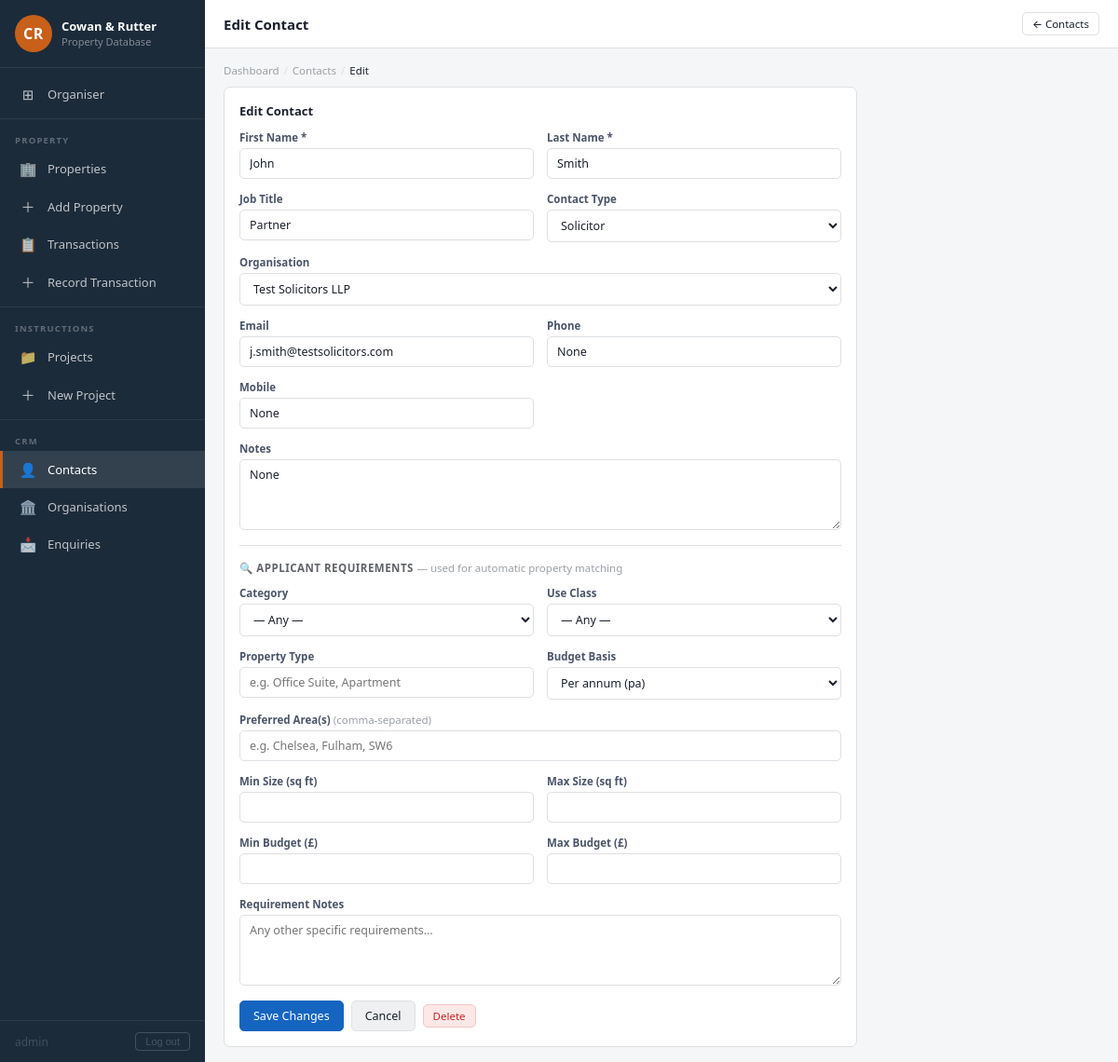
Screenshot of /contacts/1/edit (signed in) with the database file from the repository.
### app.py (models this page shows, shortened)
class User(UserMixin, db.Model):
    __tablename__ = 'users'
    id            = db.Column(db.Integer, primary_key=True)
    username      = db.Column(db.String(80), unique=True, nullable=False)
    password_hash = db.Column(db.String(255), nullable=False)

class Contact(db.Model):
    __tablename__ = 'contacts'
    id = db.Column(db.Integer, primary_key=True)
    first_name = db.Column(db.String(100), nullable=False)
    last_name = db.Column(db.String(100), nullable=False)
    job_title = db.Column(db.String(100))
    organisation_id = db.Column(db.Integer, db.ForeignKey('organisations.id'), nullable=True)
    phone = db.Column(db.String(50))
    mobile = db.Column(db.String(50))
    email = db.Column(db.String(120))
    contact_type = db.Column(db.String(50))
    notes        = db.Column(db.Text)
    created_at   = db.Column(db.DateTime, default=datetime.utcnow)
    req_category      = db.Column(db.String(20))   # commercial / residential
    req_property_type = db.Column(db.String(100))  # e.g. Office Suite, Apartment
    req_use_class     = db.Column(db.String(30))   # office / retail / industrial
    req_area          = db.Column(db.String(200))  # preferred area(s), comma separated
    req_size_min      = db.Column(db.Float)
    req_size_max      = db.Column(db.Float)
    req_budget_min    = db.Column(db.Float)
    req_budget_max    = db.Column(db.Float)
    req_budget_unit   = db.Column(db.String(10))   # pa / pcm / sale
    req_notes         = db.Column(db.Text)

### app.py (the view, shortened to what this page needs)
@app.route('/contacts/<int:id>/edit', methods=['GET', 'POST'])
def contact_edit(id):
    contact = Contact.query.get_or_404(id)
    organisations = Organisation.query.order_by(Organisation.name).all()
    return render_template('crm/contact_form.html', contact=contact, organisations=organisations)

### app.py (called while the page is built)
@login_manager.user_loader
def load_user(user_id):
    return User.query.get(int(user_id))

@app.before_request
def require_login():
    if request.endpoint in _PUBLIC_ENDPOINTS:
        return
    if not current_user.is_authenticated:
        return redirect(url_for('login', next=request.url))

### templates/crm/contact_form.html (shortened to what this page needs)
{% extends "base.html" %}
{% block topbar_title %}{{ 'Edit Contact' if contact else 'Add Contact' }}{% endblock %}
{% block topbar_actions %}
  <a href="{{ url_for('contacts_list') }}" class="btn btn-outline btn-sm">← Contacts</a>
{% endblock %}
{% block content %}
<div class="breadcrumb">
  <a href="{{ url_for('dashboard') }}">Dashboard</a>
  <span class="sep">/</span>
  <a href="{{ url_for('contacts_list') }}">Contacts</a>
  <span class="sep">/</span>
  <span class="current">{{ 'Edit' if contact else 'New' }}</span>
</div>
<div class="card" style="max-width:680px">
  <div class="card-header">
    <div class="card-title">{{ 'Edit Contact' if contact else 'New Contact' }}</div>
  </div>
  <form method="post">
    <div class="form-grid" style="margin-bottom:16px">
      <div class="form-group">
        <label for="first_name">First Name *</label>
        <input type="text" id="first_name" name="first_name" required
               value="{{ contact.first_name if contact else '' }}">
      </div>
      <div class="form-group">
        <label for="last_name">Last Name *</label>
        <input type="text" id="last_name" name="last_name" required
               value="{{ contact.last_name if contact else '' }}">
      </div>
      <div class="form-group">
        <label for="job_title">Job Title</label>
        <input type="text" id="job_title" name="job_title"
               value="{{ contact.job_title if contact else '' }}"
               placeholder="e.g. Director">
      </div>
      <div class="form-group">
        <label for="contact_type">Contact Type</label>
        <select id="contact_type" name="contact_type">
          {% for t in ['Prospective Tenant','Prospective Buyer','Prospect','Client','Landlord','Tenant','Agent','Solicitor','Developer','Investor','Surveyor','Other'] %}
          <option value="{{ t }}" {{ 'selected' if contact and contact.contact_type == t else '' }}>{{ t }}</option>
          {% endfor %}
        </select>
      </div>
      <div class="form-group span-2">
        <label for="organisation_id">Organisation</label>
        <select id="organisation_id" name="organisation_id">
          {% for o in organisations %}
          <option value="{{ o.id }}" {{ 'selected' if contact and contact.organisation_id == o.id else '' }}>{{ o.name }}</option>
          {% endfor %}
        </select>
      </div>
      <div class="form-group">
        <label for="email">Email</label>
        <input type="text" id="email" name="email"
               value="{{ contact.email if contact else '' }}"
               placeholder="email@example.com">
      </div>
      <div class="form-group">
        <label for="phone">Phone</label>
        <input type="text" id="phone" name="phone"
               value="{{ contact.phone if contact else '' }}"
               placeholder="Direct line">
      </div>
      <div class="form-group">
        <label for="mobile">Mobile</label>
        <input type="text" id="mobile" name="mobile"
               value="{{ contact.mobile if contact else '' }}"
               placeholder="Mobile number">
      </div>
      <div class="form-group span-2">
        <label for="notes">Notes</label>
        <textarea id="notes" name="notes" rows="3">{{ contact.notes if contact else '' }}</textarea>
      </div>
    </div>
    <hr class="divider">
    <div style="font-size:11.5px;font-weight:700;text-transform:uppercase;letter-spacing:.5px;color:#5f6368;margin-bottom:12px">
      🔍 Applicant Requirements <span style="font-weight:400;text-transform:none;letter-spacing:0;color:#9aa0a6">— used for automatic property matching</span>
    </div>
    <div class="form-grid" style="margin-bottom:16px">
      <div class="form-group">
        <label for="req_category">Category</label>
        <select id="req_category" name="req_category">
          <option value="">— Any —</option>
        </select>
      </div>
      <div class="form-group">
        <label for="req_use_class">Use Class</label>
        <select id="req_use_class" name="req_use_class">
          <option value="">— Any —</option>
        </select>
      </div>
      <div class="form-group">
        <label for="req_property_type">Property Type</label>
        <input type="text" id="req_property_type" name="req_property_type"
               value="{{ contact.req_property_type if contact and contact.req_property_type else '' }}"
               placeholder="e.g. Office Suite, Apartment">
      </div>
      <div class="form-group">
        <label for="req_budget_unit">Budget Basis</label>
        <select id="req_budget_unit" name="req_budget_unit">
          <option value="pa"   {{ 'selected' if contact and contact.req_budget_unit == 'pa' else '' }}>Per annum (pa)</option>
        </select>
      </div>
      <div class="form-group span-2">
        <label for="req_area">Preferred Area(s) <span style="font-weight:400;color:#9aa0a6">(comma-separated)</span></label>
        <input type="text" id="req_area" name="req_area"
               value="{{ contact.req_area if contact and contact.req_area else '' }}"
               placeholder="e.g. Chelsea, Fulham, SW6">
      </div>
      <div class="form-group">
        <label for="req_size_min">Min Size (sq ft)</label>
        <input type="number" id="req_size_min" name="req_size_min" min="0"
               value="{{ contact.req_size_min | int if contact and contact.req_size_min else '' }}">
      </div>
      <div class="form-group">
        <label for="req_size_max">Max Size (sq ft)</label>
        <input type="number" id="req_size_max" name="req_size_max" min="0"
               value="{{ contact.req_size_max | int if contact and contact.req_size_max else '' }}">
      </div>
      <div class="form-group">
        <label for="req_budget_min">Min Budget (£)</label>
        <input type="number" id="req_budget_min" name="req_budget_min" min="0"
               value="{{ contact.req_budget_min | int if contact and contact.req_budget_min else '' }}">
      </div>
      <div class="form-group">
        <label for="req_budget_max">Max Budget (£)</label>
        <input type="number" id="req_budget_max" name="req_budget_max" min="0"
               value="{{ contact.req_budget_max | int if contact and contact.req_budget_max else '' }}">
      </div>
      <div class="form-group span-2">
        <label for="req_notes">Requirement Notes</label>
        <textarea id="req_notes" name="req_notes" rows="2"
                  placeholder="Any other specific requirements…">{{ contact.req_notes if contact and contact.req_notes else '' }}</textarea>
      </div>
    </div>
    <div class="form-actions">
      <button type="submit" class="btn btn-primary">{{ 'Save Changes' if contact else 'Add Contact' }}</button>
      {% if contact %}
        <a href="{{ url_for('contact_detail', id=contact.id) }}" class="btn btn-secondary">Cancel</a>
        <form method="post" action="{{ url_for('contact_delete', id=contact.id) }}" class="confirm-delete" style="margin-left:auto">
          <button type="submit" class="btn btn-danger btn-sm">Delete</button>
        </form>
      {% else %}
        <a href="{{ url_for('contacts_list') }}" class="btn btn-secondary">Cancel</a>
      {% endif %}
    </div>
  </form>
</div>
{% endblock %}

### templates/base.html (shortened to what this page needs)
<!DOCTYPE html>
<html lang="en">
<head>
  <link rel="stylesheet" href="{{ url_for('static', filename='css/style.css') }}">
</head>
<body>
<div class="shell">
  <nav class="sidebar">
    <div class="sidebar-profile">
      <div class="sidebar-avatar">CR</div>
      <div class="sidebar-profile-info">
        <h2>Cowan &amp; Rutter</h2>
        <p>Property Database</p>
      </div>
    </div>
    <div class="sidebar-nav">
      <a href="{{ url_for('dashboard') }}" class="{{ 'active' if request.endpoint == 'dashboard' else '' }}">
        <span class="nav-icon">⊞</span> Organiser
      </a>
      <div class="nav-divider"></div>
      <div class="nav-section-label">Property</div>
      <a href="{{ url_for('properties_list') }}" class="{{ 'active' if 'propert' in request.endpoint and request.endpoint != 'property_new' else '' }}">
        <span class="nav-icon">🏢</span> Properties
      </a>
      <a href="{{ url_for('property_new') }}" class="{{ 'active' if request.endpoint == 'property_new' else '' }}">
        <span class="nav-icon">＋</span> Add Property
      </a>
      <a href="{{ url_for('transactions_list') }}" class="{{ 'active' if 'transaction' in request.endpoint and request.endpoint != 'transaction_new' else '' }}">
        <span class="nav-icon">📋</span> Transactions
      </a>
      <a href="{{ url_for('transaction_new') }}" class="{{ 'active' if request.endpoint == 'transaction_new' else '' }}">
        <span class="nav-icon">＋</span> Record Transaction
      </a>
      <div class="nav-divider"></div>
      <div class="nav-section-label">Instructions</div>
      <a href="{{ url_for('projects_list') }}" class="{{ 'active' if 'project' in request.endpoint and request.endpoint not in ['project_new','document_add','document_delete'] else '' }}">
        <span class="nav-icon">📁</span> Projects
      </a>
      <a href="{{ url_for('project_new') }}" class="{{ 'active' if request.endpoint == 'project_new' else '' }}">
        <span class="nav-icon">＋</span> New Project
      </a>
      <div class="nav-divider"></div>
      <div class="nav-section-label">CRM</div>
      <a href="{{ url_for('contacts_list') }}" class="{{ 'active' if 'contact' in request.endpoint else '' }}">
        <span class="nav-icon">👤</span> Contacts
      </a>
      <a href="{{ url_for('organisations_list') }}" class="{{ 'active' if 'organisation' in request.endpoint else '' }}">
        <span class="nav-icon">🏛️</span> Organisations
      </a>
      <a href="{{ url_for('enquiries_list') }}" class="{{ 'active' if 'enquir' in request.endpoint else '' }}">
        <span class="nav-icon">📩</span> Enquiries
      </a>
    </div>
    <div class="sidebar-footer" style="display:flex;align-items:center;justify-content:space-between;gap:8px">
      <span style="opacity:0.6;font-size:12px">{{ current_user.username }}</span>
      <form action="{{ url_for('logout') }}" method="post" style="margin:0">
        <button type="submit" style="background:none;border:1px solid rgba(255,255,255,0.25);color:inherit;cursor:pointer;padding:3px 10px;border-radius:4px;font-size:11px;opacity:0.7">Log out</button>
      </form>
    </div>
  </nav>
  <div class="main">
    <div class="topbar">
      <div class="topbar-title">{% block topbar_title %}{% endblock %}</div>
      <div class="topbar-actions">{% block topbar_actions %}{% endblock %}</div>
    </div>
    <div class="content">
      {% block content %}{% endblock %}
    </div>
  </div>
</div>
</body>
</html>

### rows the page displays
User: username "admin"
Contact: first_name "John", last_name "Smith", job_title "Partner", email "j.smith@testsolicitors.com", phone "None", mobile "None", notes "None"

### other values shown
{{ 'Edit Contact' if contact else 'Add Contact' }} "Edit Contact"
{{ 'Edit' if contact else 'New' }} "Edit"
{{ 'Edit Contact' if contact else 'New Contact' }} "Edit Contact"
{{ 'Save Changes' if contact else 'Add Contact' }} "Save Changes"
form field contact_type "Solicitor"
form field organisation_id "Test Solicitors LLP"
